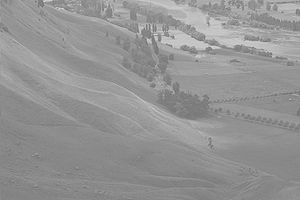
#> input picture opencv-python/python/data/300px-Unequalized_Hawkes_Bay_NZ.jpg, 300 x 200 px
$ python histogram_equalization.py
#> lines starting #> are read from the running program, lines starting #| are printed output that depends on the picture
# filename: histogram_equalization.py
# https://en.wikipedia.org/wiki/Histogram_equalization

import cv2
import numpy as np
import matplotlib
matplotlib.use('TkAgg')
import matplotlib.pyplot as plt

imagefilename = 'data/300px-Unequalized_Hawkes_Bay_NZ.jpg'
img = cv2.imread(imagefilename, cv2.IMREAD_GRAYSCALE)
#> img is the input picture: shape (200, 300); min 100, max 223, mean 148
print ('image size (gray scale): ', img.shape)
#| image size (gray scale):  (200, 300)

plt.imshow (img, cmap='gray')
plt.pause (1)
plt.close()

def histogram (ii):
    h = np.zeros(256)
    for val in ii.flatten():
        h[val] += 1
    return h
#

def make_cdf (pmf):
    cdf = np.zeros (pmf.shape)
    print ('cdf: ', cdf.shape)
    cdf[0] = pmf[0]
    for x in range(1, cdf.shape[0]):
        cdf[x] = cdf[x-1] + pmf[x]
    return cdf
#

# compute histogram
h = histogram (img)
#> the loop in histogram, `for val in ii.flatten():` made 60000 passes
#> val on passes 1 to 3: 153, 140, 143
#> after the loop in histogram, `for val in ii.flatten():`: h = 256 values, max 2580 at index 138, min 0 at index 0, mean 234.4

# normalize to get PMF, Probability Mass Function
pmf = h / float(img.shape[0]*img.shape[1])
#> pmf = 256 values, max 0.043 at index 138, min 0 at index 0, mean 0.00391

# Accumulate to get CDF, Cumulative Distribution Function
cdf = make_cdf (pmf)
#| cdf:  (256,)
#> after the loop in make_cdf, `for x in range(1, cdf.shape[0]):`: cdf = 256 values from 0 to 1
#> cdf = 256 values from 0 to 1

plt.plot (h); plt.title ('histogram (counts)') # show the histogram
plt.pause (1) # seconds
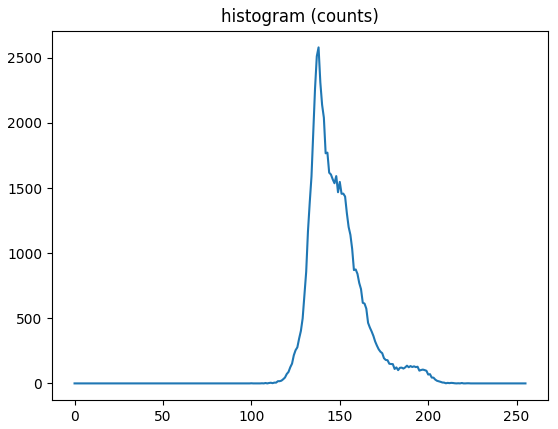
#> figure drawn by matplotlib, 1 panel; curve peaks at x = 138, y = 2580
plt.close()

plt.plot (cdf); plt.title('CDF') # check the CDF
plt.pause (1)
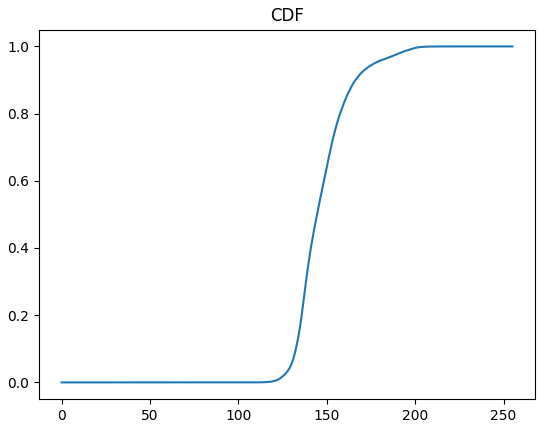
#> figure drawn by matplotlib, 1 panel; curve peaks at x = 223, y = 1
plt.close()

#
pmf_max = pmf.max()
#> pmf_max = 0.043
print ('max of pmf: ', pmf_max)
#| max of pmf:  0.043
plt.plot (range(cdf.shape[0]), cdf, 'b-', range(cdf.shape[0]), pmf*0.7/pmf_max, 'r-');
plt.title ('CDF, PMF')
plt.pause(1)
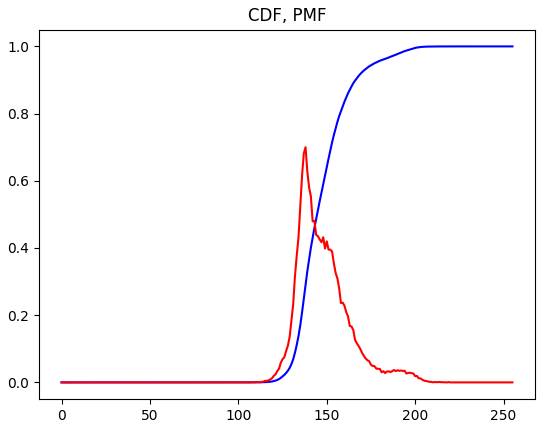
#> figure drawn by matplotlib, 1 panel; curve peaks at x = 223, y = 1; curve peaks at x = 138, y = 0.7
plt.close()

def histogram_equalization (img, cdf):
    ieq = np.zeros_like (img)
    for r in range(img.shape[0]):
        for c in range(img.shape[1]):
            pixelvalue = img[r,c]
            ieq[r,c] = np.clip(255. * cdf[pixelvalue], 0, 255).astype (np.uint8)
    #
    return ieq
#

# do it now
img_eq = histogram_equalization (img, cdf)
#> after the loop in histogram_equalization, `for r in range(img.shape[0]):`:
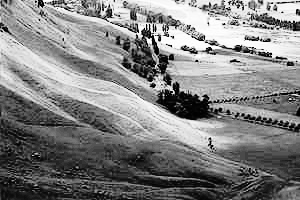
#> ieq: shape (200, 300); min 0, max 254, mean 130

plt.imshow (img_eq, cmap='gray'); plt.title('histogram equalized')
plt.pause(1)
plt.close()

# check the histogram of the equalized image.
# verify what you did.

heq = histogram (img_eq)
#> the loop in histogram (call 2), `for val in ii.flatten():` made 60000 passes
#> val on passes 1 to 3: 182, 93, 117
#> heq = 256 values, max 2580 at index 74, min 0 at index 6, mean 234.4

plt.bar (range(0,256), heq, width=4)
plt.title('histogram of histogram-equalized image')
plt.pause (1)
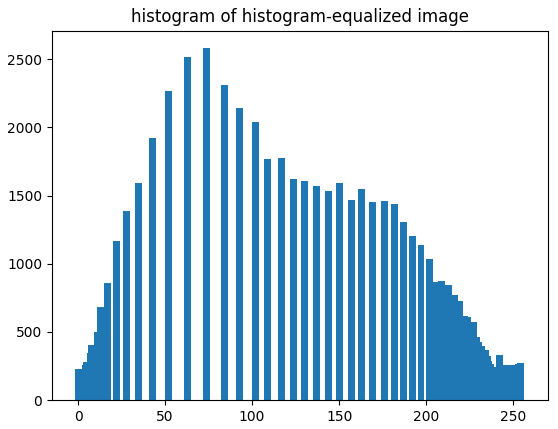
#> figure drawn by matplotlib, 1 panel; tallest bar 2580 high, from x = 72 to 76
plt.close()

# Now, make & plot the CDF of heq


# EOF
